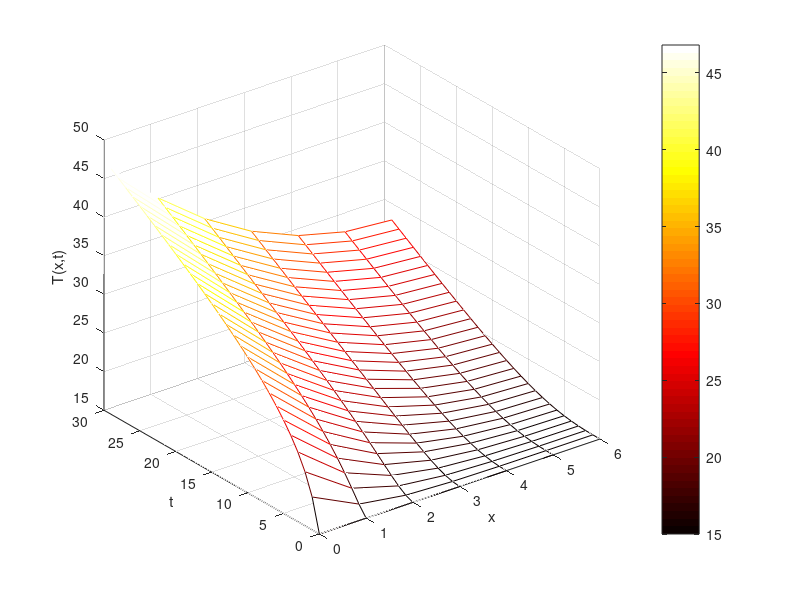

Recreate this plot in MATLAB.
%{

 - A circular rod is12cm long and 2cm in diameter. 
- The rod is insulated on all surfaces and is initially at 15ºC. 
- For t>=0,  the x=0 end is heated by an electrical device that inputs 20watts of power to the rod. 
- The temperature Tx,t,of the rod is governed by the 1-D diffusion equation
- Subject to Neumann BCs at x=0 cm and x=12cm. 
- Choose Dx=2cm and Dt=0.5seconds. 
- Solve forT(x,t), numerically for 0<= t  >=150seconds by applying each of : 
    (i) the explicit scheme
    (ii) the fullyimplicit scheme.

- Material properties of the rod are: k=200W/(m*C) 
 alpha =0.00005 m^2/s 

For comparison, plot T vs. x at t =150seconds based on i and ii

%}

% Explicit Version 

clear all
clc

dx = 2;
dt = 0.5;

L=12;
T = 150;
k=200;
N=L/dx;
M=T/dt;
F=0.0625;


% Position of Nodes
for i = 1: N+1
       x(i) = (i-1) *dx;
end

% Initial Condition
for i = 1: N+1
      To(i) = 15;
end

Ti = To;
Temp(1,:) = To;
%Explicit Scheme

for j = 2: M+1 % Time
    for i = 2:N % Space
        Ti(i) = To(i) + F * ( To(i+1) - 2* To(i) + To(i-1) );
    end
    
    % First order BC

    Ti(1) = Ti(2) + 6.37;  %boundary condition at x= 0 
    Ti(N+1)  = Ti(N);  %ghost node at x =14
    
    To = Ti;
    Temp(j,:) = Ti;
    
end

figure(2)
[X,Y] = meshgrid(0:dx:L,0:dt:T);
mesh(X,Y,Temp)
colormap('hot')
xlabel('x'); ylabel('t'); zlabel('T(x,t)'); 
colorbar

% Implicit Version 

clear all
clc

nx = 7;
f =0.625; % We can use this value since implicit is more stable
A = zeros(nx,nx); % Matrix

for  i = 2: nx -1
    A(i, i-1) = -f;
    A(i,i) = (1+2*f);
    A(i, i+1) = -f;
end

% Neumann Boundary Conditions

A(1,1) = 1 +2*f ;
A(1,2) = -2*f;
A(end, end) = 1+2*f;
A(end, end-1) = -2*f;

% Initial Condition
b = 15 * ones(nx,1);
temp(1,:) = b;

for i = 2:30
        b(1) = b(1) + f * 12.74;
        x = A\b;
        temp(i,:) = x;
        b = x;
end

figure(2)
[X,Y] = meshgrid(0:1:nx-1,0:1:30-1);
mesh(X,Y,temp)
colormap('hot')
xlabel('x'); ylabel('t'); zlabel('T(x,t)'); 
colorbar


        